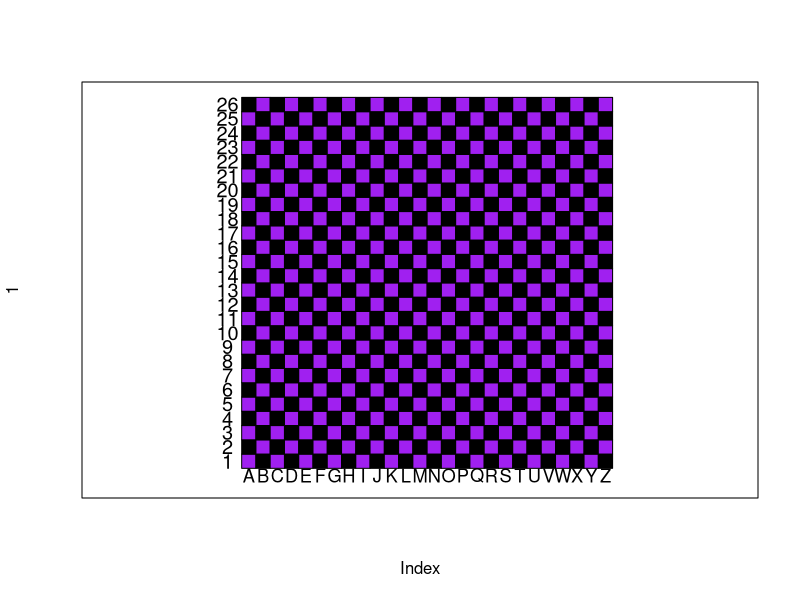

This chart was generated by the following R code:
szachownica=function(n) {
  if (n>=1 && n<=26 ){
  plot(1, type = "n",xlim = c(-1, n), ylim = c(-1, n), asp = 1, xaxt = "n", yaxt = "n")
  for (i in 1:n) {
    for (j in 1:n) {
      if ((i+j)%% 2==0){
        q="purple"
      }
      else {q="black"}
      qx=c(i - 1, i, i, i - 1)
      qy=c(j - 1, j - 1, j, j)
      polygon(x=qx, y =qy,col=q, border = "black")
    }
    
  }
  w=LETTERS[1:n]
  for (i in 1:n) {
    text(i - 0.5, -0.5, labels = w[i], cex = 1.1)
  }
  e=1:n
  for (j in 1:n) {
    text(-1,j-0.5, labels = e[j], cex = 1.2)
  }
  }
  else{print("Zły zakres n!")}
}

szachownica(26)
